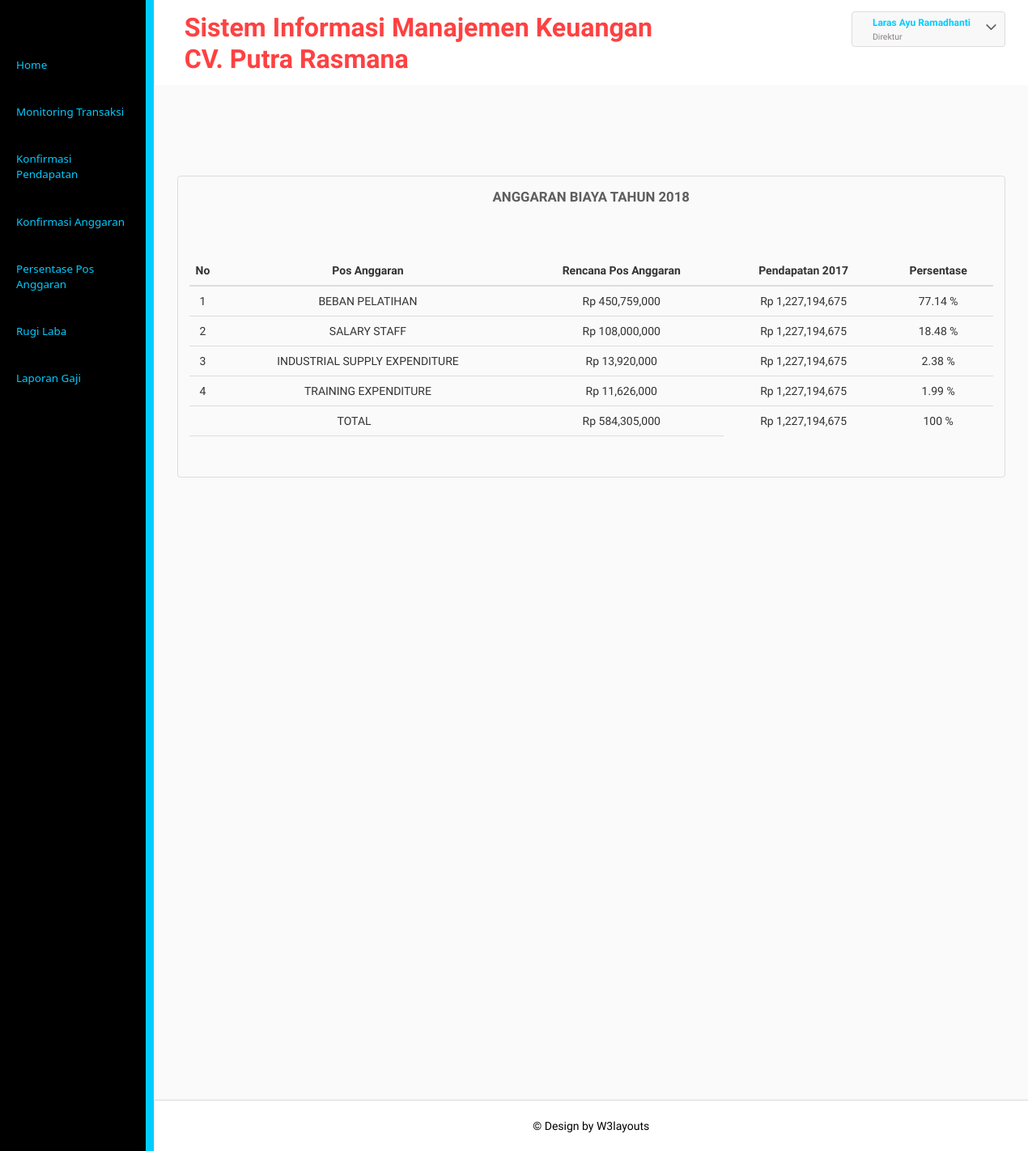
The page /direktur/ (signed in) on the database as committed earlier.
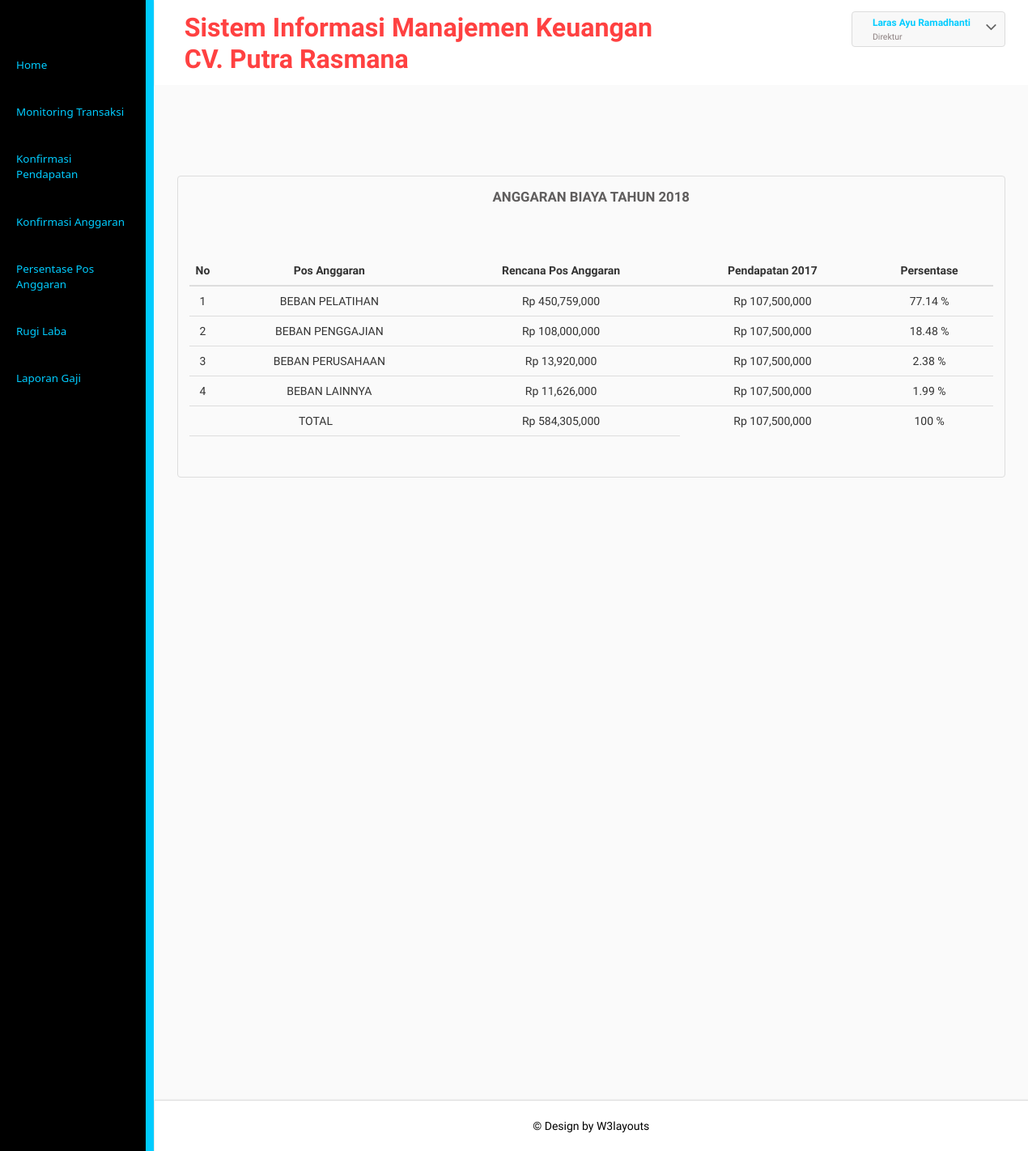
The same page on the database as committed later.
### tables this page shows
CREATE TABLE `detailanggaran` (
  `kd_anggaranperusahaan` varchar(25) NOT NULL,
  `kd_jenisanggaran` varchar(25) NOT NULL,
  `jumlahanggaranperusahaan` int(11) NOT NULL
);

CREATE TABLE `jenisanggaran` (
  `kd_jenisanggaran` varchar(25) NOT NULL,
  `jenisanggaran` varchar(50) NOT NULL,
  `jumlahanggaran` int(11) NOT NULL
);

### direktur/libfunc.php (the view, shortened to what the changed rows need)
<?php
function headmin(){
	$iduser=$_SESSION['idadm'];
	$link=koneksidb();
	$sql="SELECT * FROM pengguna pg INNER JOIN pegawai p ON pg.id_pegawai=p.id_pegawai WHERE id_pengguna='$iduser'";
	$res=mysqli_query($link,$sql);
	$data=mysqli_fetch_array($res);
	?>
	<!DOCTYPE HTML>
<html>
<head>
	<link href="../css/bootstrap.css" rel="stylesheet" type="text/css" media="all">
	<link href="../css/style.css" rel="stylesheet" type="text/css" media="all"/>
	<link href="../css/font-awesome.css" rel="stylesheet">
</head>
<body>
	<div class="page-container">
		<div class="left-content">
			<div class="mother-grid-inner">
				<div class="header-main">
					<div class="header-left">
						<div class="logo-name">
							<a href="index">
								<h1>Sistem Informasi Manajemen Keuangan</h1>
									<h1><marquee> CV. Putra Rasmana</marquee></h1>
									</a>
							</div>
							<div class="clearfix"> </div>
						</div>
						<div class="header-right">
							<div class="profile_details">
								<ul>
									<li class="dropdown profile_details_drop">
										<a href="#" class="dropdown-toggle" data-toggle="dropdown" aria-expanded="false">
											<div class="profile_img">
												<div class="user-name">
													<p><?php echo $data['nama'];?></p>
													<span><?php echo $data['level'];?></span>
												</div>
												<i class="fa fa-angle-down lnr"></i>
												<div class="clearfix"></div>
											</div>
										</a>
									</li>
								</ul>
							</div>
							<div class="clearfix"> </div>
						</div>
						<div class="clearfix"> </div>
					</div>
			<?php
		}
		function sidemin(){
			?>
			<div class="sidebar-menu">
				<div class="logo"> <a href="#" class="sidebar-icon"> <span class="fa fa-bars"></span> </a>  </div>
				<div class="menu">
					<ul id="menu" >
						<li id="menu-home" ><a href="../direktur"><span>Home</span></a></li>
						<li><a href="monitoringtransaksi.php"><span>Monitoring Transaksi</span></a></li>
						<li><a href="kpendapatan.php"><span>Konfirmasi Pendapatan</span></a></li>
						<li><a href="kanggaranbiaya.php"><span>Konfirmasi Anggaran </span></a></li>
						<li><a href="persentase.php"><span>Persentase Pos Anggaran </span></a></li>
						<li><a href="trugilaba.php"><span>Rugi Laba</span></a></li>
						<li><a href="lapgaji.php"><span>Laporan Gaji</span></a></li>
					</ul>
				</div>
			</div>
		</div>
	</body>
	</html>
			<?php
		}
		function mainmin(){
			headmin();
			$link=koneksidb();
	?>
	<div class="inner-block">
		<div class="table-agile-info">
			<div class="panel panel-default">
        <div class="chit-chat-heading">
          Anggaran Biaya Tahun 2018
        </div>
        <br>
				<div class="">
					<?php
						$sql1="SELECT *, SUM(jumlahpendapatan) AS total, SUBSTR(tanggal,1,4) AS tahun FROM pendapatan WHERE kd_pendapatan LIKE '%PDP%' AND kd_pendapatan!='PDP00000' AND SUBSTR(tanggal,1,4)!='2018' GROUP BY SUBSTR(tanggal,1,4)";
						$res1=mysqli_query($link,$sql1);
						$data1=mysqli_fetch_array($res1);
						$sql7="SELECT SUM(kredit) AS total FROM kasbesar k INNER JOIN jenisanggaran j ON k.kd_jenisanggaran=j.kd_jenisanggaran WHERE tanggal LIKE '%$data1[tahun]%' AND k.kd_jenisanggaran!='RK04' GROUP BY SUBSTR(k.kd_jenisanggaran,1,2)";
						$res7=mysqli_query($link,$sql7);
						$data7=mysqli_fetch_array($res7);
						$sql4="SELECT SUM(kredit) AS pajak, jenisanggaran FROM kasbesar k INNER JOIN jenisanggaran j ON k.kd_jenisanggaran=j.kd_jenisanggaran WHERE tanggal LIKE '%$data1[tahun]%' AND k.kd_jenisanggaran!='RK13' GROUP BY k.kd_jenisanggaran";
						$res4=mysqli_query($link,$sql4);
						$data4=mysqli_fetch_array($res4);
						$laba=$data1['total']-$data7['total']-$data4['pajak'];
					?>
					<table class="table table-hover">
						<thead>
							<tr>
								<th style="width:20px;"><center>No</center></th>
								<th><center>Pos Anggaran</center></th>
								<th><center>Rencana Pos Anggaran</center></th>
								<th><center>Pendapatan 2017</center></th>
								<th><center>Persentase</center></th>
							</tr>
						</thead>
						<tbody>
						<?php
							$sql1="SELECT * FROM anggaranperusahaan p INNER JOIN detailanggaran d ON p.kd_anggaranperusahaan=d.kd_anggaranperusahaan INNER JOIN jenisanggaran j ON d.kd_jenisanggaran=j.kd_jenisanggaran WHERE p.kd_anggaranperusahaan LIKE '%2018%'";
							$res1=mysqli_query($link,$sql1);
							$i=1;
							while($data1=mysqli_fetch_array($res1)){
								$pers=$data1['jumlahanggaranperusahaan']/584305000 * 100;
								$ar[$i]=$data1['jumlahanggaranperusahaan'];
								$ar1[$i]=$pers;
								?>
								<tr>
									<td><center><?php echo $i;?></center></td>
									<td><center><?php echo strtoupper($data1['jenisanggaran']);?></center></td>
									<td><center><?php echo "Rp ".strtoupper(number_format($data1['jumlahanggaranperusahaan']));?></center></td>
									<td><center><?php echo "Rp ".strtoupper(number_format($laba));?></center></td>
									<td><center><?php echo round($pers,2)." %"; ?></center></td>
								</tr>
									<?php
									$i++;
								}
								$totalbeban=array_sum($ar);
								$totalpers=array_sum($ar1);
							?>
							<tr>
								<td colspan="2"><center>TOTAL</center></td>
								<td><center><?php echo "Rp ".strtoupper(number_format($totalbeban));?></center></td>
								<td><center><?php echo "Rp ".strtoupper(number_format($laba));?></center></td>
								<td><center><?php echo round($totalpers,2)." %"; ?></center></td>
							</tr>
							<tr>
								<td colspan="2"><center></center></td>
								<td></td>
							</tr>
							</tbody>
						</table>
				</div>
			</div>
		</div>
	</div>
	<div class="copyrights">
		<p>© Design by  <a href="http://w3layouts.com/" target="_blank">W3layouts</a> </p>
	</div>
</div>
</div>
<?php
			sidemin();
}
?>

Rows that differ between the two databases and show on the page:
computed for detailanggaran "BEBAN PELATIHAN": laba "1,227,194,675" → "107,500,000"
changed through a linked row, detailanggaran: kd_jenisanggaran.jenisanggaran "SALARY STAFF" → "BEBAN PENGGAJIAN"; laba "1,227,194,675" → "107,500,000"
changed through a linked row, detailanggaran: kd_jenisanggaran.jenisanggaran "INDUSTRIAL SUPPLY EXPENDITURE" → "BEBAN PERUSAHAAN"; laba "1,227,194,675" → "107,500,000"
changed through a linked row, detailanggaran: kd_jenisanggaran.jenisanggaran "TRAINING EXPENDITURE" → "BEBAN LAINNYA"; laba "1,227,194,675" → "107,500,000"
Other text that changed with them:
$laba: "1,227,194,675" → "107,500,000"
